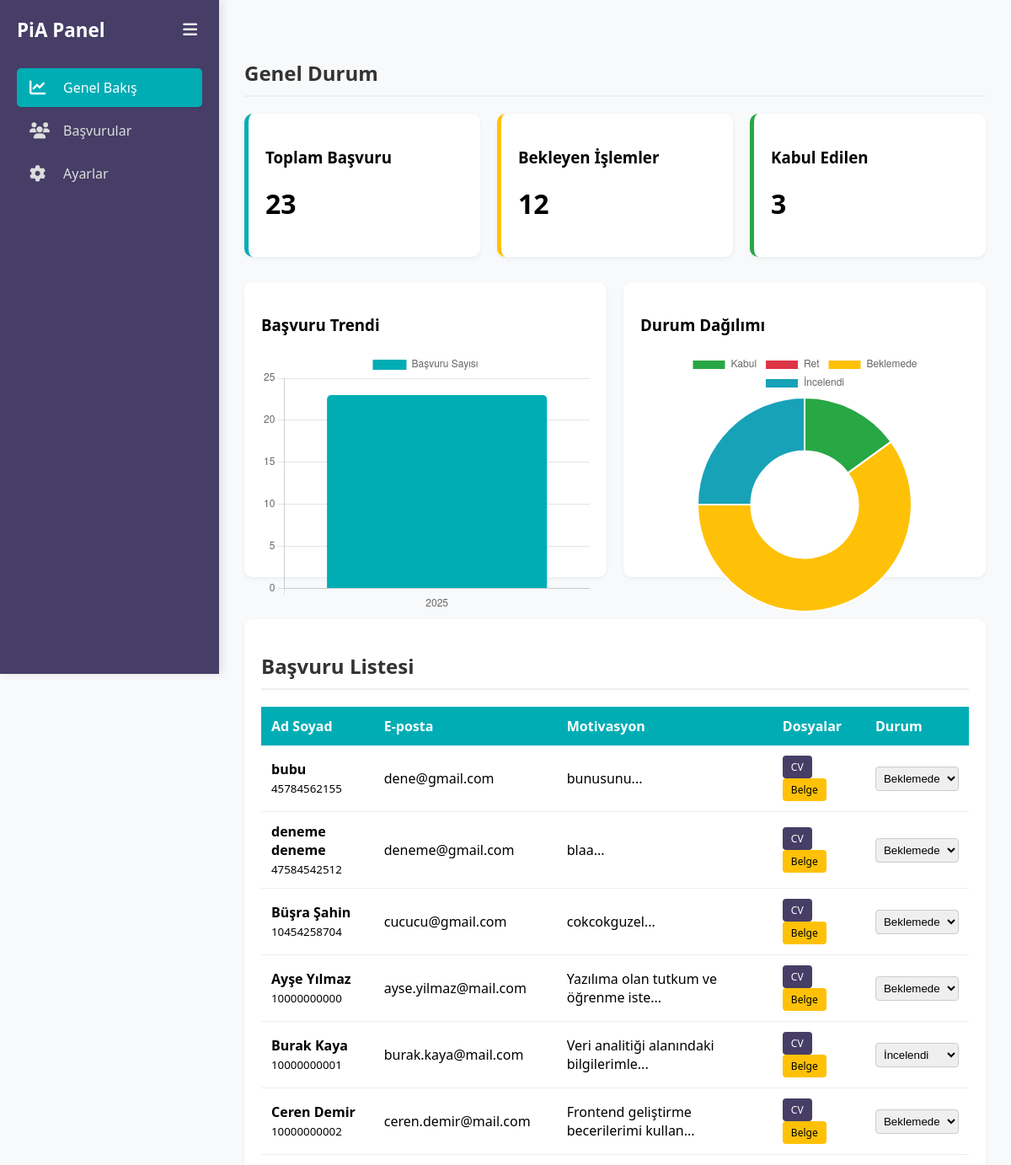
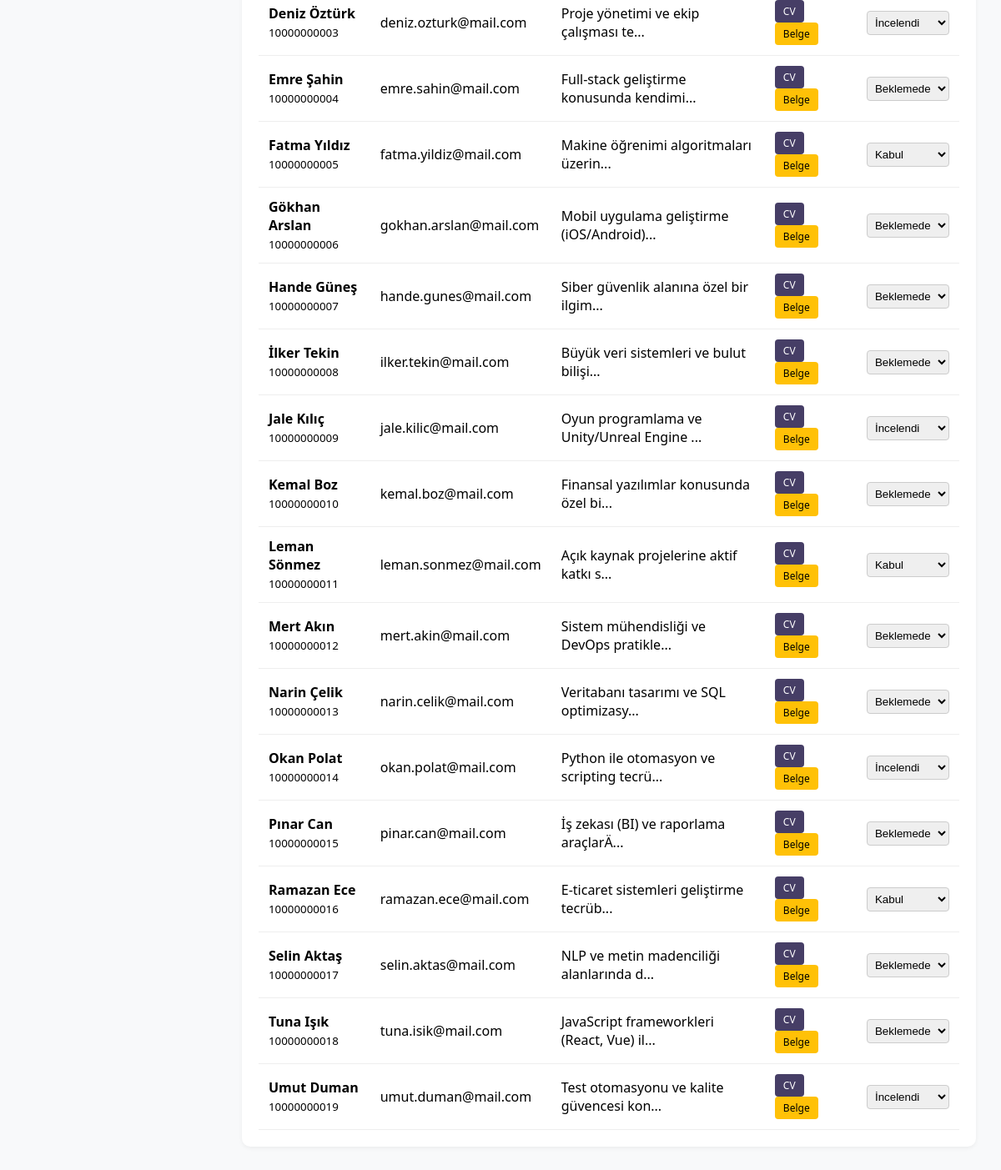
The app's page /admin.php with its own data (2 pictures, top to bottom).
### tables this page shows
CREATE TABLE IF NOT EXISTS `basvurular` (
  `tc_kimlik` varchar(11) NOT NULL,
  `ad_soyad` varchar(200) DEFAULT NULL,
  `email` varchar(255) DEFAULT NULL,
  `egitim_durumu` enum('lisans','yuksek_lisans','diger') DEFAULT NULL,
  `motivasyon_metni` text,
  `ozgecmis_path` varchar(500) DEFAULT NULL,
  `ogrenci_belgesi_path` varchar(500) DEFAULT NULL,
  `ip_adresi` varchar(45) DEFAULT NULL,
  `durum` enum('beklemede','incelendi','kabul','ret') DEFAULT 'beklemede',
  `created_at` timestamp NULL DEFAULT CURRENT_TIMESTAMP,
  `updated_at` timestamp NULL DEFAULT CURRENT_TIMESTAMP ON UPDATE CURRENT_TIMESTAMP,
  PRIMARY KEY (`tc_kimlik`)
);

### admin.php (the view, shortened to what this page needs)
<?php
include 'baglanti.php';
$sql = "SELECT * FROM basvurular ORDER BY created_at DESC";
$result = $conn->query($sql);
$sql_stats = "SELECT YEAR(created_at) as yil, durum, COUNT(*) as sayi FROM basvurular GROUP BY yil, durum";
$result_stats = $conn->query($sql_stats);
$stats_data = [];
$bekleyen_sayisi = 0;
$kabul_sayisi = 0;
while($row = $result_stats->fetch_assoc()) {
    $stats_data[] = $row;
    if ($row['durum'] == 'beklemede') {
        $bekleyen_sayisi += $row['sayi'];
    }
    if ($row['durum'] == 'kabul') {
        $kabul_sayisi += $row['sayi'];
    }
}
$json_stats = json_encode($stats_data);
?>
<!DOCTYPE html>
<html lang="tr">
<head>
    <link rel="stylesheet" href="https://cdnjs.cloudflare.com/ajax/libs/font-awesome/6.4.0/css/all.min.css">
</head>
<body>
    <div class="sidebar" id="sidebar">
        <div class="sidebar-header">
            <h2><span>PiA Panel</span></h2>
            <button class="toggle-btn" onclick="toggleSidebar()"><i class="fas fa-bars"></i></button>
        </div>
        <a href="#genel-bakis" class="menu-item active"><i class="fas fa-chart-line"></i> <span class="menu-text">Genel Bakış</span></a>
        <a href="#basvuru-listesi" class="menu-item"><i class="fas fa-users"></i> <span class="menu-text">Başvurular</span></a>
        <a href="#ayarlar" class="menu-item"><i class="fas fa-cog"></i> <span class="menu-text">Ayarlar</span></a>
    </div>
    <div class="main" id="mainContent">
        <div id="genel-bakis" style="padding-top: 20px;">
            <h2 class="section-title">Genel Durum</h2>
            <div class="cards">
                <div class="card">
                    <h3>Toplam Başvuru</h3>
                    <h1><?php echo $result->num_rows; ?></h1>
                </div>
                <div class="card" style="border-color: #FFC107;">
                    <h3>Bekleyen İşlemler</h3>
                    <h1><?php echo $bekleyen_sayisi; ?></h1>
                </div>
                <div class="card" style="border-color: #28a745;">
                    <h3>Kabul Edilen</h3>
                    <h1><?php echo $kabul_sayisi; ?></h1>
                </div>
            </div>
            <div class="charts">
                <div class="chart-box">
                    <h3>Başvuru Trendi</h3>
                    <canvas id="barChart"></canvas>
                </div>
                <div class="chart-box">
                    <h3>Durum Dağılımı</h3>
                    <canvas id="pieChart"></canvas>
                </div>
            </div>
        </div>
        <div id="basvuru-listesi" class="table-box" style="margin-top: 50px;">
            <h2 class="section-title">Başvuru Listesi</h2>
            <table>
                <thead>
                    <tr>
                        <th>Ad Soyad</th>
                        <th>E-posta</th>
                        <th>Motivasyon</th>
                        <th>Dosyalar</th>
                        <th>Durum</th>
                    </tr>
                </thead>
                <tbody>
                    <?php
                    if ($result->num_rows > 0) {
                        $result->data_seek(0);
                        while($row = $result->fetch_assoc()) {
                            echo "<tr>
                                <td><strong>".$row['ad_soyad']."</strong><br><small>".$row['tc_kimlik']."</small></td>
                                <td>".$row['email']."</td>
                                <td>".substr($row['motivasyon_metni'],0,40)."...</td>
                                <td>
                                    <a href='".$row['ozgecmis_path']."' class='btn btn-cv' target='_blank'>CV</a>
                                    <a href='".$row['ogrenci_belgesi_path']."' class='btn btn-belge' target='_blank'>Belge</a>
                                </td>
                                <td>
                                    <select onchange=\"updateStatus('".$row['tc_kimlik']."', this.value)\">
                                        <option ".($row['durum']=='beklemede'?'selected':'')." value='beklemede'>Beklemede</option>
                                        <option ".($row['durum']=='kabul'?'selected':'')." value='kabul'>Kabul</option>
                                        <option ".($row['durum']=='ret'?'selected':'')." value='ret'>Ret</option>
                                        <option ".($row['durum']=='incelendi'?'selected':'')." value='incelendi'>İncelendi</option>
                                    </select>
                                </td>
                            </tr>";
                        }
                    }
                    ?>
                </tbody>
            </table>
        </div>
    </div>
    <script>
        function toggleSidebar() {
            document.getElementById('sidebar').classList.toggle('collapsed');
            document.getElementById('mainContent').classList.toggle('collapsed');
        }
        const stats = <?php echo $json_stats; ?>;
        const years = [...new Set(stats.map(item => item.yil))];
        const yearlyCounts = years.map(year => stats.filter(s => s.yil == year).reduce((a,b)=>a+parseInt(b.sayi),0));
        const statusCounts = { 'kabul': 0, 'ret': 0, 'beklemede': 0, 'incelendi': 0 };
        stats.forEach(s => { if(statusCounts[s.durum] !== undefined) statusCounts[s.durum] += parseInt(s.sayi); });
        new Chart(document.getElementById('barChart'), {
            type: 'bar',
            data: {
                labels: years,
                datasets: [{ label: 'Başvuru Sayısı', data: yearlyCounts, backgroundColor: '#00ADB5', borderRadius: 5 }]
            },
            options: { responsive: true, maintainAspectRatio: false }
        });
        new Chart(document.getElementById('pieChart'), {
            type: 'doughnut',
            data: {
                labels: ['Kabul', 'Ret', 'Beklemede', 'İncelendi'],
                datasets: [{ data: [statusCounts.kabul, statusCounts.ret, statusCounts.beklemede, statusCounts.incelendi], backgroundColor: ['#28a745', '#dc3545', '#ffc107', '#17a2b8'] }]
            },
            options: { responsive: true, maintainAspectRatio: false }
        });
        function updateStatus(tc, durum) {
            fetch('update_status.php', {
                method: 'POST',
                headers: {'Content-Type': 'application/json'},
                body: JSON.stringify({ tc_kimlik: tc, yeni_durum: durum })
            }).then(r => r.json()).then(d => {
                if(d.success) {
                    alert('Durum güncellendi!');
                    location.reload(); // Sayfayı yenile ki yukarıdaki sayaçlar güncellensin
                }
                else alert('Hata: ' + d.message);
            });
        }
    </script>
</body>
</html>

### admin.php (style rules this page uses)
:root { --sidebar-width: 260px; --sidebar-width-collapsed: 70px; --primary-color: #463e66; --accent-color: #00ADB5; }
* { box-sizing: border-box; }
html { scroll-behavior: smooth; }
body { margin: 0; padding: 0; font-family: 'Segoe UI', sans-serif; background: #F8F9FA; display: flex; transition: 0.3s; }
.sidebar { width: var(--sidebar-width); height: 100vh; background-color: var(--primary-color); color: white; position: fixed; top: 0; left: 0; display: flex; flex-direction: column; padding: 20px; box-shadow: 4px 0 10px rgba(0,0,0,0.1); transition: width 0.3s; overflow: hidden; z-index: 1000; }
.sidebar-header { display: flex; justify-content: space-between; align-items: center; margin-bottom: 30px; white-space: nowrap; }
.sidebar h2 { margin: 0; font-size: 1.4rem; }
.toggle-btn { background: none; border: none; color: white; font-size: 1.2rem; cursor: pointer; }
.menu-item { padding: 12px 15px; color: #ddd; text-decoration: none; border-radius: 5px; margin-bottom: 5px; display: flex; align-items: center; gap: 15px; transition: 0.3s; white-space: nowrap; }
.menu-item:hover, .menu-item.active { background: var(--accent-color); color: white; }
.menu-item i { font-size: 1.2rem; min-width: 25px; }
.main { margin-left: var(--sidebar-width); padding: 30px; width: 100%; transition: margin-left 0.3s; }
.cards { display: flex; gap: 20px; margin-bottom: 30px; }
.card { flex: 1; background: white; padding: 20px; border-radius: 10px; box-shadow: 0 2px 5px rgba(0,0,0,0.05); border-left: 5px solid var(--accent-color); }
.charts { display: flex; gap: 20px; margin-bottom: 30px; height: 350px; }
.chart-box { flex: 1; background: white; padding: 20px; border-radius: 10px; box-shadow: 0 2px 5px rgba(0,0,0,0.05); }
.table-box { background: white; padding: 20px; border-radius: 10px; box-shadow: 0 2px 5px rgba(0,0,0,0.05); margin-bottom: 30px; }
table { width: 100%; border-collapse: collapse; margin-top: 15px; }
th { background: var(--accent-color); color: white; padding: 12px; text-align: left; }
td { padding: 12px; border-bottom: 1px solid #eee; }
.btn { padding: 5px 10px; border-radius: 4px; text-decoration: none; font-size: 12px; color: white; display: inline-block; margin-right: 5px; }
.btn-cv { background: var(--primary-color); }
.btn-belge { background: #FFC107; color: black; }
select { padding: 5px; border-radius: 4px; border: 1px solid #ccc; }
.section-title { border-bottom: 2px solid #eee; padding-bottom: 10px; margin-bottom: 20px; color: #333; }

### records on screen
basvurular: ad_soyad "bubu", tc_kimlik "45784562155", email "dene@gmail.com", motivasyon_metni "bunusunu", durum+tc_kimlik "Beklemede"
basvurular: ad_soyad "deneme deneme", tc_kimlik "47584542512", email "deneme@gmail.com", motivasyon_metni "blaa", durum+tc_kimlik "Beklemede"
basvurular: ad_soyad "Büşra Şahin", tc_kimlik "10454258704", email "cucucu@gmail.com", motivasyon_metni "cokcokguzel", durum+tc_kimlik "Beklemede"
basvurular: ad_soyad "Ayşe Yılmaz", tc_kimlik "10000000000", email "ayse.yilmaz@mail.com", motivasyon_metni "Yazılıma olan tutkum ve öğrenme iste", durum+tc_kimlik "Beklemede"
basvurular: ad_soyad "Burak Kaya", tc_kimlik "10000000001", email "burak.kaya@mail.com", motivasyon_metni "Veri analitiği alanındaki bilgilerimle", durum+tc_kimlik "İncelendi"
basvurular: ad_soyad "Ceren Demir", tc_kimlik "10000000002", email "ceren.demir@mail.com", motivasyon_metni "Frontend geliştirme becerilerimi kullan", durum+tc_kimlik "Beklemede"
basvurular: ad_soyad "Deniz Öztürk", tc_kimlik "10000000003", email "deniz.ozturk@mail.com", motivasyon_metni "Proje yönetimi ve ekip çalışması te", durum+tc_kimlik "İncelendi"
basvurular: ad_soyad "Emre Şahin", tc_kimlik "10000000004", email "emre.sahin@mail.com", motivasyon_metni "Full-stack geliştirme konusunda kendimi", durum+tc_kimlik "Beklemede"
basvurular: ad_soyad "Fatma Yıldız", tc_kimlik "10000000005", email "fatma.yildiz@mail.com", motivasyon_metni "Makine öğrenimi algoritmaları üzerin", durum+tc_kimlik "Kabul"
basvurular: ad_soyad "Gökhan Arslan", tc_kimlik "10000000006", email "gokhan.arslan@mail.com", motivasyon_metni "Mobil uygulama geliştirme (iOS/Android)", durum+tc_kimlik "Beklemede"
basvurular: ad_soyad "Hande Güneş", tc_kimlik "10000000007", email "hande.gunes@mail.com", motivasyon_metni "Siber güvenlik alanına özel bir ilgim", tc_kimlik "Beklemede"
basvurular: ad_soyad "İlker Tekin", tc_kimlik "10000000008", email "ilker.tekin@mail.com", motivasyon_metni "Büyük veri sistemleri ve bulut bilişi", durum+tc_kimlik "Beklemede"
basvurular: ad_soyad "Jale Kılıç", tc_kimlik "10000000009", email "jale.kilic@mail.com", motivasyon_metni "Oyun programlama ve Unity/Unreal Engine", durum+tc_kimlik "İncelendi"
basvurular: ad_soyad "Kemal Boz", tc_kimlik "10000000010", email "kemal.boz@mail.com", motivasyon_metni "Finansal yazılımlar konusunda özel bi", durum+tc_kimlik "Beklemede"
basvurular: ad_soyad "Leman Sönmez", tc_kimlik "10000000011", email "leman.sonmez@mail.com", motivasyon_metni "Açık kaynak projelerine aktif katkı s", durum+tc_kimlik "Kabul"
basvurular: ad_soyad "Mert Akın", tc_kimlik "10000000012", email "mert.akin@mail.com", motivasyon_metni "Sistem mühendisliği ve DevOps pratikle", tc_kimlik "Beklemede"
basvurular: ad_soyad "Narin Çelik", tc_kimlik "10000000013", email "narin.celik@mail.com", motivasyon_metni "Veritabanı tasarımı ve SQL optimizasy", durum+tc_kimlik "Beklemede"
basvurular: ad_soyad "Okan Polat", tc_kimlik "10000000014", email "okan.polat@mail.com", motivasyon_metni "Python ile otomasyon ve scripting tecrü", durum+tc_kimlik "İncelendi"
basvurular: ad_soyad "Pınar Can", tc_kimlik "10000000015", email "pinar.can@mail.com", motivasyon_metni "İş zekası (BI) ve raporlama araçlarÄ", durum+tc_kimlik "Beklemede"
basvurular: ad_soyad "Ramazan Ece", tc_kimlik "10000000016", email "ramazan.ece@mail.com", motivasyon_metni "E-ticaret sistemleri geliştirme tecrüb", durum+tc_kimlik "Kabul"
basvurular: ad_soyad "Selin Aktaş", tc_kimlik "10000000017", email "selin.aktas@mail.com", motivasyon_metni "NLP ve metin madenciliği alanlarında d", durum+tc_kimlik "Beklemede"
basvurular: ad_soyad "Tuna Işık", tc_kimlik "10000000018", email "tuna.isik@mail.com", motivasyon_metni "JavaScript frameworkleri (React, Vue) il", tc_kimlik "Beklemede"
basvurular: ad_soyad "Umut Duman", tc_kimlik "10000000019", email "umut.duman@mail.com", motivasyon_metni "Test otomasyonu ve kalite güvencesi kon", durum+tc_kimlik "İncelendi"

### other values on screen
$result->num_rows "23"
$bekleyen_sayisi "12"
$kabul_sayisi "3"
